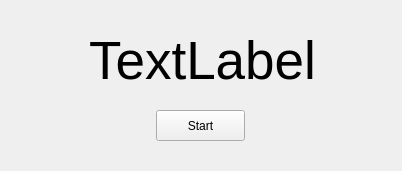
<?xml version="1.0" encoding="UTF-8"?>
<ui version="4.0">
 <class>GameWindow</class>
 <widget class="QMainWindow" name="GameWindow">
  <property name="geometry">
   <rect>
    <x>0</x>
    <y>0</y>
    <width>402</width>
    <height>171</height>
   </rect>
  </property>
  <property name="windowTitle">
   <string>MainWindow</string>
  </property>
  <widget class="QWidget" name="centralwidget">
   <widget class="QPushButton" name="startButton">
    <property name="geometry">
     <rect>
      <x>156</x>
      <y>110</y>
      <width>89</width>
      <height>31</height>
     </rect>
    </property>
    <property name="text">
     <string>Start</string>
    </property>
   </widget>
   <widget class="QLabel" name="gameLabel">
    <property name="enabled">
     <bool>true</bool>
    </property>
    <property name="geometry">
     <rect>
      <x>17</x>
      <y>20</y>
      <width>371</width>
      <height>81</height>
     </rect>
    </property>
    <property name="font">
     <font>
      <pointsize>40</pointsize>
     </font>
    </property>
    <property name="text">
     <string>TextLabel</string>
    </property>
    <property name="alignment">
     <set>Qt::AlignCenter</set>
    </property>
   </widget>
  </widget>
 </widget>
 <resources/>
 <connections/>
</ui>
